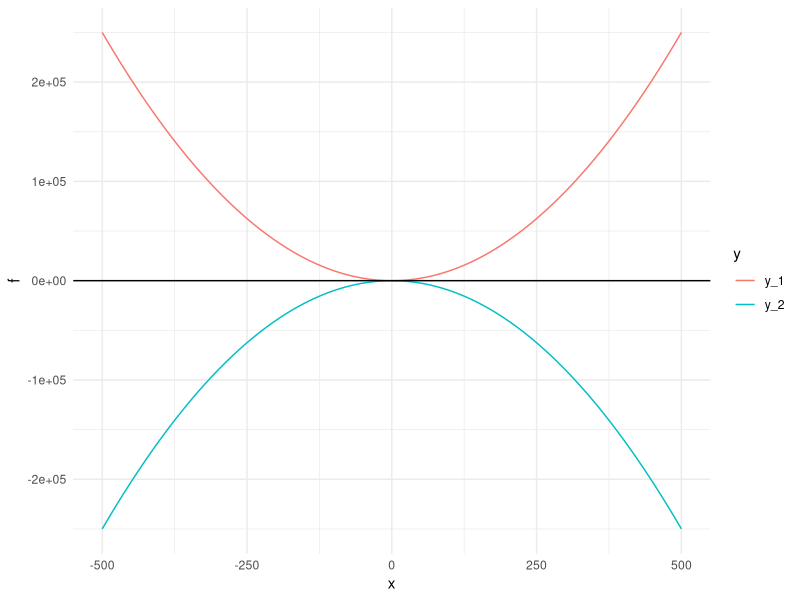

Generate this figure with R:
## ---- chunk 1

library(tidyverse)
library(rmarkdown)
library(knitr)
library(xml2)

knitr::opts_chunk$set(echo = T, 
                      warning = T, 
                      message = F, 
                      eval = T, 
                      include = T,
                      fig.height=4, 
                      fig.width=4
                      )
## ---- chunk 2
x <- -500:500
y_1 <- x^2
y_2 <- -x^2
data_l <- cbind(x, y_1, y_2) %>% 
  dplyr::as_tibble() %>% #wide format
  tidyr::gather(., 
                y_1:y_2, 
                key = 'y', 
                value = 'f') #long format

ggplot(data_l, aes(x, f, color = y)) +
  geom_line() +
  geom_hline(yintercept = 0) +
  theme_minimal()
